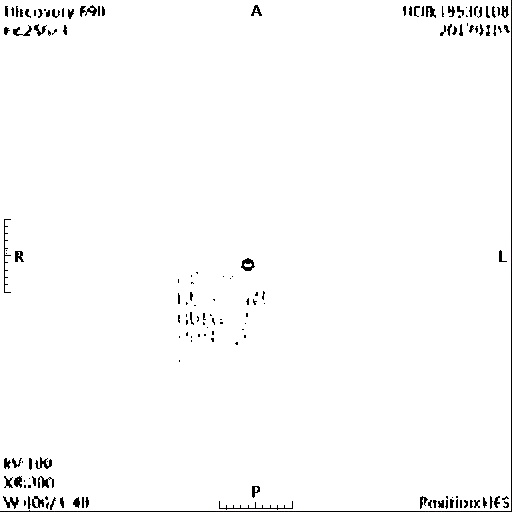
#> input picture MedicalMark/test.jpg, 512 x 512 px
$ python HoughCircle.py
#> lines starting #> are read from the running program, lines starting #| are printed output that depends on the picture; after the words box and inside, x2 and y2 are one past the last pixel; in counts of white or black regions, pixels touching at a corner belong together
# -*- coding: UTF-8 -*-
import cv2
import numpy as np
import cv2.cv as cv
import matplotlib.pyplot as plt

img = cv2.imread('test.jpg')
#> img is the input picture: shape (512, 512, 3); mean B, G, R 250.6, 250.6, 250.6
gray = cv2.cvtColor(img,cv2.COLOR_BGR2GRAY)#灰度图像

plt.subplot(121), plt.imshow(gray,'gray')
plt.xticks([]), plt.yticks([])
#hough transform
circles1 = cv2.HoughCircles(gray,cv.CV_HOUGH_GRADIENT,1,20,
                            param1=200,param2=50,minRadius=0,maxRadius=0)
#> circles1 = [[185.5, 13.5, 497], [205.5, 11.5, 498.2], [310.5, 11.5, 498.2]]
circles = circles1[0,:,:]#提取为二维
#> circles has the same summary as circles1
circles = np.uint16(np.around(circles))#四舍五入，取整
#> circles = [[186, 14, 497], [206, 12, 498], [310, 12, 498]]
for i in circles[:]:
    cv2.circle(img,(i[0],i[1]),i[2],(255,0,0),2)#画圆
    cv2.circle(img,(i[0],i[1]),2,(255,0,255),3)#画圆心
#> this loop made 3 passes
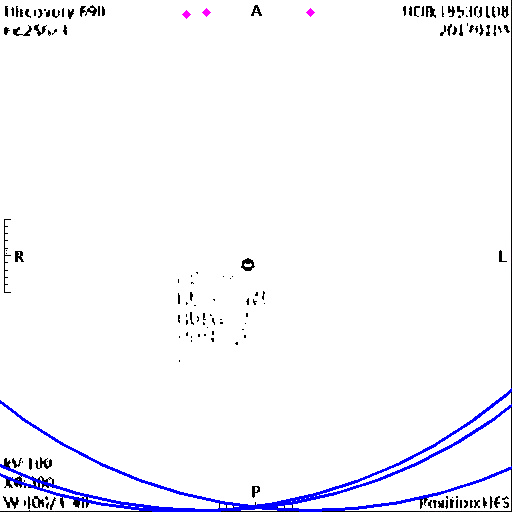
#> img: shape (512, 512, 3); 1.79% of pixels changed, all inside (x1, y1, x2, y2) = (0, 8, 512, 512)

plt.subplot(122), plt.imshow(img)
plt.xticks([]), plt.yticks([])

cv2.namedWindow("Image")
cv2.imshow("Image", img)

cv2.waitKey(0)
cv2.destroyAllWindows()
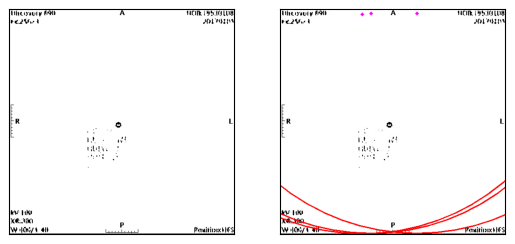
#> figure drawn by matplotlib, 2 panels; B, G, R data is drawn as R, G, B
